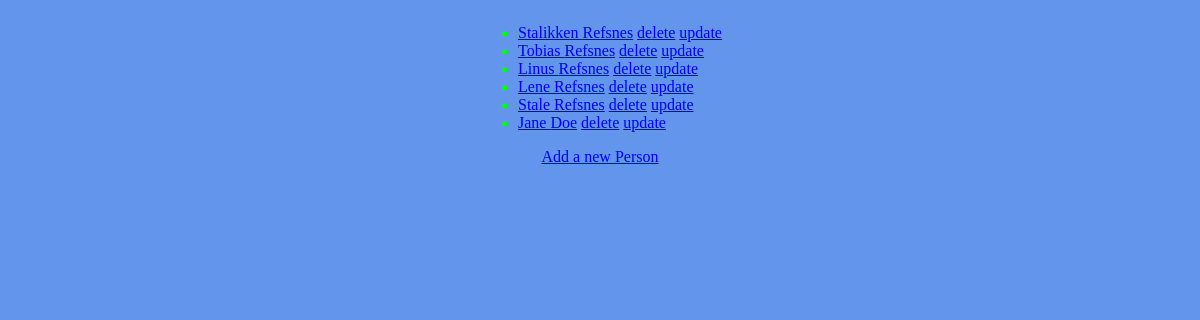
Page /home/ on the earlier database version.
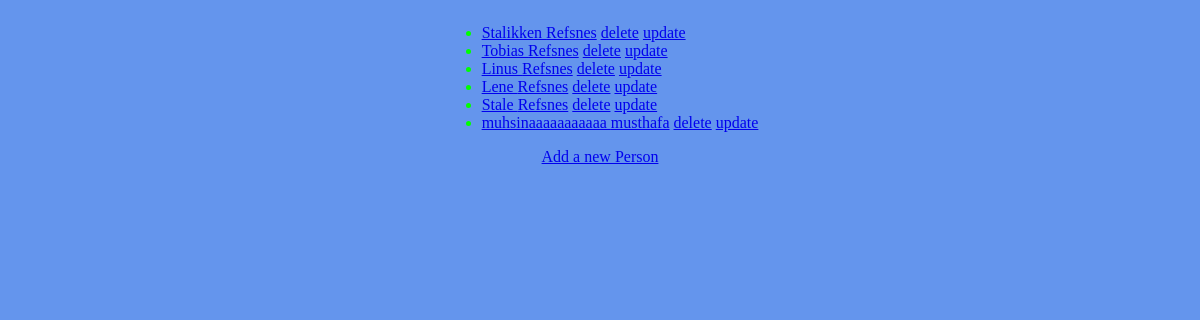
Same page on the later database version.
### first_app/models.py (models this page shows, shortened)
class Member(models.Model):
    firstname = models.CharField(max_length=225)
    lastname = models.CharField(max_length=225)
    phone = models.IntegerField(null= True)
    joined_date = models.DateField(null= True)

### first_app/views.py (the view)
# urls.py: path('home/', views.index,name='index'),
def index(request):
    mymembers = Member.objects.all().values()
    return render(request,'index.html',{'person':mymembers})

### first_app/templates/index.html (shortened to what this page needs)
    {% extends "master.html" %}
    {% load static %}
    {% block content %}
        <ul>
            {% for x in person %}
                <li><a href="details/{{x.id}}">{{x.firstname}} {{x.lastname}}</a>
                    <a href="{% url 'deleterecord' x.id %}" onclick="return confirm('do you wanned to delete {{x.firstname}}')">delete</a>
                    <a href="{% url 'update' x.id %}">update</a>
                </li>
            {% endfor %}
        </ul>
        <a href="add">Add a new Person</a>
    {% endblock %}

### first_app/templates/master.html (shortened to what this page needs)
{% load static %}
<!DOCTYPE html>
<html lang="en">
<head>
    <link rel="stylesheet" href="{% static 'css/myfirst.css' %}">
</head>
<body>
    {% block content %}
    {%endblock%}
</body>
</html>

### first_app/static/css/myfirst.css (style rules this page uses)
body { background-color: cornflowerblue; color: lime; display: flex; align-items: center; justify-content: center; flex-direction: column; }

Differences in the rows shown:
removed Member: firstname "Jane", lastname "Doe"
added Member: firstname "muhsinaaaaaaaaaaa", lastname "musthafa"
